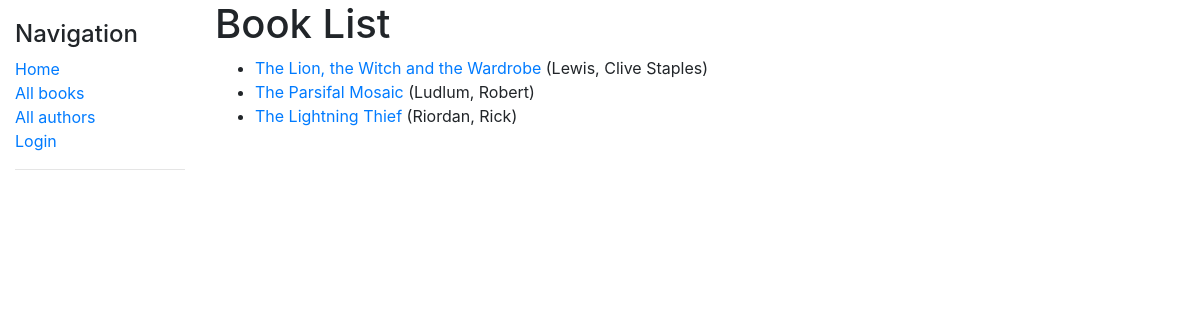
/catalog/books/, run on the app's committed database.
### catalog/models.py (models this page shows, shortened)
class Book(models.Model):
	title = models.CharField(max_length=200)
	author = models.ForeignKey('Author', on_delete = models.SET_NULL, null= True)
	publisher = models.CharField(max_length = 50, null = True)
	publication_year = models.DateField(blank = True, null = True)
	summary = models.TextField(max_length = 1000, help_text = 'Enter a brief description of the book')
	isbn = models.CharField('ISBN', max_length = 13, help_text = 'Select a genre for this book')
	genre = models.ManyToManyField(Genre, help_text = 'Select a Genre for this book')
	def get_absolute_url(self):
		return reverse('book-detail', args=[str(self.id)])

class Author(models.Model):
	first_name = models.CharField(max_length = 100)
	last_name = models.CharField(max_length = 100)
	date_of_birth = models.DateField(null = True, blank = True)
	date_of_death = models.DateField('Died', null = True, blank = True)
	class Meta:
		ordering = ['last_name', 'first_name']
	def __str__(self):
		return f'{self.last_name}, {self.first_name}'

### catalog/views.py (the view)
# urls.py: path('books/', views.BookListView.as_view(), name='books'),
class BookListView(generic.ListView):
    model = Book

### catalog/templates/catalog/book_list.html
{% extends "base_generic.html" %}
{% block content %}
  <h1>Book List</h1>
  {% if book_list %}
  <ul>
    {% for book in book_list %}
      <li>
        <a href="{{ book.get_absolute_url }}">{{ book.title }}</a> ({{book.author}})
      </li>
    {% endfor %}
  </ul>
  {% else %}
    <p>There are no books in the library.</p>
  {% endif %}
{% endblock %}

### data on the page
Book: title "The Lion, the Witch and the Wardrobe", author "Lewis, Clive Staples"
Book: title "The Parsifal Mosaic", author "Ludlum, Robert"
Book: title "The Lightning Thief", author "Riordan, Rick"
